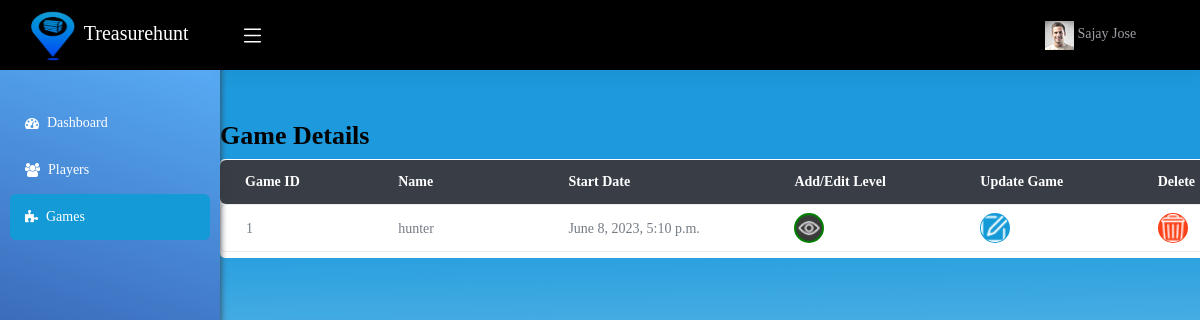
The page /coordinator_game_detail (signed in) on the database its author committed.
### app/models.py (models this page shows, shortened)
class User(models.Model):
    REGISTER_CHOICES = (
        ('1', 'Coordinator'),
        ('2', 'Player'),
    )
    uid = models.AutoField(primary_key=True)
    name = models.CharField(max_length=50)
    email = models.EmailField(unique=True)
    password = models.CharField(max_length=128)
    new_password = models.CharField(max_length=128,null=True,blank=True)
    register_as = models.IntegerField(choices=REGISTER_CHOICES, null=False, blank=False)
    game = models.ForeignKey(Game, related_name='players', on_delete=models.CASCADE, null=True, blank=True)
    phonecode = models.CharField(max_length=10)
    phone = models.CharField(max_length=20)
    token = models.CharField(max_length=64, blank=True, null=True)
    created_at = models.DateTimeField(auto_now_add=True)
    updated_at = models.DateTimeField(auto_now=True)
    deleted_at = models.BooleanField(default=False)
    last_login = models.DateTimeField(null=True, blank=True)

class Game(models.Model):
    LEVEL_CHOICES = (
        ('1', '1'),
        ('2', '2'),
        ('3', '3'),
    )
    game_name = models.CharField(max_length=50)
    game_id = models.CharField(max_length=50, unique=True)
    rules = models.TextField()
    start_date = models.DateTimeField(auto_now_add=True)
    end_date = models.DateTimeField(auto_now_add=True)
    creater = models.ForeignKey('User', related_name='games_created', on_delete=models.CASCADE)

### app/views.py (the view)
# urls.py: path('coordinator_game_detail', views.coordinator_game_detail, name='coordinator_game_detail'),
def coordinator_game_detail(request):
    if 'uid' in request.session:
        id = request.session['uid']
        user = User.objects.get(uid=id)
        try:
            games = Game.objects.filter(creater=user)
            context = {'games': games, 'user': user}
        except Game.DoesNotExist:
            context = {'game': None, 'user': user}
        return render(request, 'coordinator-dashboard/coordinator_game_detail.html', context)
    else:
        return redirect(my_login)

### template/coordinator-dashboard/coordinator_game_detail.html (shortened to what this page needs)
{% extends 'coordinator-dashboard/app.html' %}
{% block content %}
{% load static %}
<div class="center">
  <h1 class="color_white">Game Details</h1>
  <div class="row">
    <div class="col-12 grid-margin">
      <div class="card storeprofile_page">
        <div class="card-body tabwth_topbtn">
          <div class="table-responsive bills_table_outer ">
            <div id="tbl-doctors_wrapper" class="dataTables_wrapper dt-bootstrap4 no-footer">
              <div class="row"><div class="col-sm-12">
                <table  class="table table-hover table_common shadow_box table-striped dataTable no-footer" data-turbolinks="false" role="grid" aria-describedby="tbl-doctors_info" style="width: 1100px;">
                <thead>
                    <tr role="row">
                      <th class="col-sm-1">Game ID</th>
                      <th class="col-sm-1">Name</th>
                      <th class="col-sm-1">Start Date</th>
                      <th class="col-sm-1">Add/Edit Level</th>
                      <th class="col-sm-1">Update Game</th>
                      <th class="col-sm-1">Delete</th>
                    </tr>
                </thead>
                <tbody>
                {% for i in games %}
                <tr role="row" class="odd">
                    <td class="col-sm-1">{{ i.game_id }}</td>
                    <td class="col-sm-1">{{ i.game_name }}</td>
                    <td class="col-sm-1">{{ i.start_date }}</td>
                    <td class="col-sm-1"><a href="{% url 'view_game' id=i.id %}"><img class="btn btn-view" src="{% static 'image/view.png' %}" ></img></a></td>
                    <td class="col-sm-1"><a href="{% url 'edit_game' id=i.id %}"><img class="btn btn-edit" src="{% static 'image/edit.png' %}"  width="20" height="30"></a></td>
                    <td class="col-sm-1"><a href="{% url 'delete_game' id=i.id %}"><img class="btn btn-remove" src="{% static 'image/remove.png' %}"></a></td>
                    {% endfor %}
                </tr>
                </tbody>
                </table>
              </div>
            </div>
          </div>
        </div>
      </div>
    </div>
  </div>
</div>
{% endblock %}

### template/coordinator-dashboard/app.html (shortened to what this page needs)
<!DOCTYPE html>
<html lang="en">
<head>
    {% load static %}
    <link rel="stylesheet" href="https://cdnjs.cloudflare.com/ajax/libs/font-awesome/4.7.0/css/font-awesome.min.css">
    <link href="{% static 'dashboard/css/vendor.bundle.base.css' %}"
          rel="stylesheet">
    <link href="{% static 'dashboard/css/style.css' %}" rel="stylesheet">
    <link href="{% static 'dashboard/css/viewport.css' %}" rel="stylesheet">
    <link rel="stylesheet"
          href="{% static 'dashboard/css/sweetalert-1.1.3.min.css' %}">
    <link rel="stylesheet"
          href="{% static 'dashboard/css/toastr.css' %}">
    <link rel="stylesheet"
          href="{% static 'dashboard/css/dataTables.bootstrap4.min.css' %}">
    <link rel="stylesheet" href="{% static 'dashboard/font/noto-sans/stylesheet.css' %}">
    <link rel="stylesheet" href="{% static 'dashboard/css/select2.min.css' %}">
    <link rel="stylesheet"
          href="{% static 'dashboard/css/font-awesome/font-awesome.min.css' %}">
</head>
<body style="background-image: url('{% static 'image/banner_bg.png' %}');background-size: cover;">
<div class="container-scroller">
    <header class="">
        <nav class="navbar default-layout-navbar col-lg-12 col-12 p-0 fixed-top d-flex flex-row">
            <div class="text-left navbar-brand-wrapper d-flex align-items-center justify-content-center"><a
                    class="navbar-brand brand-logo"
                    href="#"><img
                    src="{% static 'image/logo.png' %}" alt="logo" class="ml-2  px-2 logo-img" width="100" height="50">Treasurehunt</a>
            </div>
            <div class="navbar-menu-wrapper d-flex align-items-stretch">
                <button class="navbar-toggler navbar-toggler align-self-center text-white" type="button"
                        data-toggle="minimize"> </button>
                <ul class="navbar-nav navbar-nav-right">
                    <li class="dropdown">
                        <a data-toggle="dropdown" class="dropdown-toggle" href="#">
                            <span class="avatar_login"><img alt="" src="{% static 'image/avatar1_small.png' %}"></span>
                            <span class="username text-muted">
                                {{ user.name }}
                            </span>
                        </a>
                    </li>
                    <li class="nav-item d-lg-block full-screen-link"></li>
                </ul>
            </div>
        </nav>
    </header>
    <div class="container-fluid page-body-wrapper">
        <aside>
            <nav class="sidebar sidebar-offcanvas" id="sidebar">
                <ul class="nav">
                    <li class=" null nav-item">
                        <a href="{% url 'coordinator_dashboard' %}"
                           class=" null nav-link">
                            <i class="fa fa-dashboard"></i>
                            <span class="pl-2 menu-title">Dashboard</span>
                        </a>
                    </li>
                    <li class=" null nav-item">
                        <a href="{% url 'player_details' %}"
                           class=" null nav-link">
                            <i class="fa fa-users"></i>
                            <span class="pl-2 menu-title">Players</span>
                        </a>
                    </li>
                    <li class=" null nav-item">
                        <a href="{% url 'coordinator_game_detail' %}"
                           class=" null nav-link">
                            <i class="fa fa-puzzle-piece"></i>
                            <span class="pl-2 menu-title">Games</span>
                        </a>
                    </li>
                </ul>
            </nav>
        </aside>
        {% block content %}{% endblock%}
        </div>
    </div>
</div>
</body>
</html>

### static/dashboard/css/viewport.css (style rules this page uses)
@media (min-width: 1200px) and (max-width: 1280px) { .navbar .navbar-brand-wrapper, .sidebar { width:220px; } }
@media (min-width: 1200px) and (max-width: 1280px) { .navbar .navbar-menu-wrapper { width: calc(100% - 220px); } }

### template/coordinator-dashboard/coordinator_game_detail.html (style rules this page uses)
.center { margin-left: 100px; margin-right: 200px; width: auto; padding: 10%; }

### rows shown on the page
User: name "Sajay Jose"
Game: game_id "1", game_name "hunter", start_date "June 8, 2023, 5:10 p.m."
